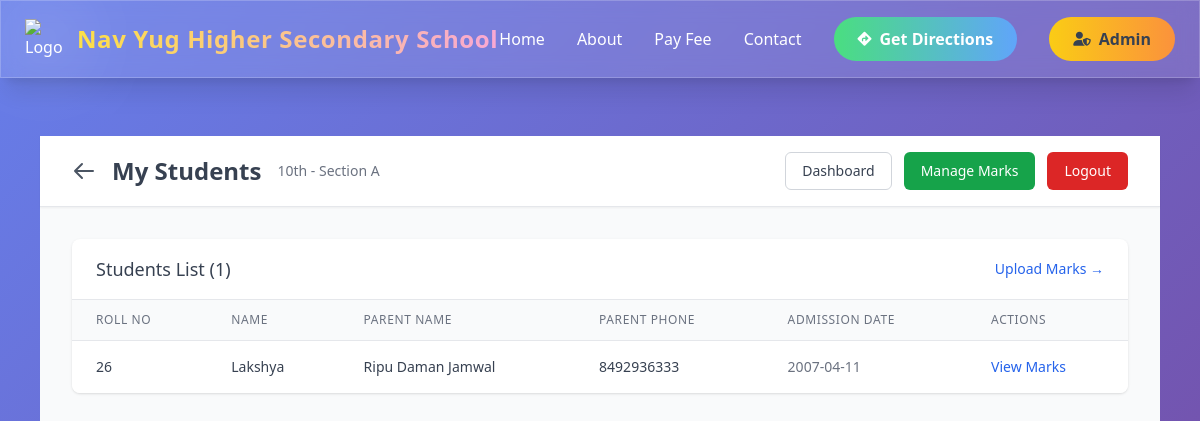
/teacher/students (signed in), run on the app's committed database.
### app.py (models this page shows, shortened)
class Teacher(db.Model):
    id = db.Column(db.Integer, primary_key=True)
    teacher_id = db.Column(db.String(50), unique=True, nullable=False)
    name = db.Column(db.String(120), nullable=False)
    password = db.Column(db.String(120), nullable=False)
    assigned_class = db.Column(db.String(50), nullable=False)
    assigned_section = db.Column(db.String(10), nullable=False)
    email = db.Column(db.String(120))
    phone = db.Column(db.String(20))
    created_at = db.Column(db.DateTime, default=datetime.utcnow)

class Student(db.Model):
    id = db.Column(db.Integer, primary_key=True)
    admission_number = db.Column(db.String(50), unique=True, nullable=False)
    roll_no = db.Column(db.String(20), unique=True, nullable=False)
    name = db.Column(db.String(120), nullable=False)
    student_class = db.Column(db.String(50), nullable=False)
    section = db.Column(db.String(10), nullable=False)  # A, B, C, etc.
    parent_name = db.Column(db.String(120), nullable=False)
    parent_phone = db.Column(db.String(20), nullable=False)
    admission_date = db.Column(db.Date, nullable=False)

### app.py (the view)
@app.route("/teacher/students")
def teacher_students():
    if not teacher_logged_in():
        return redirect(url_for("admin_login"))
    teacher = get_current_teacher()
    if not teacher:
        flash("Teacher not found.", "danger")
        return redirect(url_for("teacher_logout"))
    students = Student.query.filter_by(
        student_class=teacher.assigned_class,
        section=teacher.assigned_section
    ).order_by(Student.roll_no).all()
    return render_template("teacher_students.html",
                         teacher=teacher,
                         students=students)

### app.py (called while the page is built)
def teacher_logged_in():
    return session.get("teacher_logged_in") == True

def get_current_teacher():
    if teacher_logged_in():
        teacher_id = session.get("teacher_id")
        return Teacher.query.filter_by(teacher_id=teacher_id).first()
    return None

### templates/teacher_students.html (shortened to what this page needs)
{% extends "base.html" %}
{% block content %}
<div class="min-h-screen bg-gray-50">
  <div class="bg-white shadow-sm border-b border-gray-200">
    <div class="max-w-7xl mx-auto px-4 sm:px-6 lg:px-8">
      <div class="flex justify-between items-center py-4">
        <div class="flex items-center space-x-4">
          <a href="{{ url_for('teacher_dashboard') }}" class="text-gray-600 hover:text-gray-700">
            <svg class="w-6 h-6" fill="none" stroke="currentColor" viewBox="0 0 24 24">
              <path stroke-linecap="round" stroke-linejoin="round" stroke-width="2" d="M10 19l-7-7m0 0l7-7m-7 7h18"></path>
            </svg>
          </a>
          <h1 class="text-2xl font-bold text-gray-700">My Students</h1>
          <span class="text-sm text-gray-500">{{ teacher.assigned_class }} - Section {{ teacher.assigned_section }}</span>
        </div>
        <div class="flex items-center space-x-3">
          <a href="{{ url_for('teacher_dashboard') }}" class="inline-flex items-center px-4 py-2 border border-gray-300 text-sm font-medium rounded-md text-gray-700 bg-white hover:bg-gray-50">
            Dashboard
          </a>
          <a href="{{ url_for('teacher_marks') }}" class="inline-flex items-center px-4 py-2 border border-transparent text-sm font-medium rounded-md text-white bg-green-600 hover:bg-green-700">
            Manage Marks
          </a>
          <a href="{{ url_for('teacher_logout') }}" class="inline-flex items-center px-4 py-2 border border-transparent text-sm font-medium rounded-md text-white bg-red-600 hover:bg-red-700">
            Logout
          </a>
        </div>
      </div>
    </div>
  </div>
  <div class="max-w-7xl mx-auto px-4 sm:px-6 lg:px-8 py-8">
    <div class="bg-white shadow rounded-lg overflow-hidden">
      <div class="px-6 py-4 border-b border-gray-200 flex justify-between items-center">
        <h2 class="text-lg font-medium text-gray-700">Students List ({{ students|length }})</h2>
        <a href="{{ url_for('teacher_marks') }}" class="text-sm text-blue-600 hover:text-blue-900 font-medium">
          Upload Marks →
        </a>
      </div>
      {% if students %}
        <div class="overflow-x-auto">
          <table class="min-w-full divide-y divide-gray-200">
            <thead class="bg-gray-50">
              <tr>
                <th class="px-6 py-3 text-left text-xs font-medium text-gray-500 uppercase tracking-wider">Roll No</th>
                <th class="px-6 py-3 text-left text-xs font-medium text-gray-500 uppercase tracking-wider">Name</th>
                <th class="px-6 py-3 text-left text-xs font-medium text-gray-500 uppercase tracking-wider">Parent Name</th>
                <th class="px-6 py-3 text-left text-xs font-medium text-gray-500 uppercase tracking-wider">Parent Phone</th>
                <th class="px-6 py-3 text-left text-xs font-medium text-gray-500 uppercase tracking-wider">Admission Date</th>
                <th class="px-6 py-3 text-left text-xs font-medium text-gray-500 uppercase tracking-wider">Actions</th>
              </tr>
            </thead>
            <tbody class="bg-white divide-y divide-gray-200">
              {% for student in students %}
              <tr class="hover:bg-gray-50">
                <td class="px-6 py-4 whitespace-nowrap text-sm font-medium text-gray-700">{{ student.roll_no }}</td>
                <td class="px-6 py-4 whitespace-nowrap">
                  <div class="text-sm font-medium text-gray-700">{{ student.name }}</div>
                </td>
                <td class="px-6 py-4 whitespace-nowrap text-sm text-gray-700">{{ student.parent_name }}</td>
                <td class="px-6 py-4 whitespace-nowrap text-sm text-gray-700">{{ student.parent_phone }}</td>
                <td class="px-6 py-4 whitespace-nowrap text-sm text-gray-500">{{ student.admission_date.strftime("%Y-%m-%d") }}</td>
                <td class="px-6 py-4 whitespace-nowrap text-sm font-medium">
                  <a href="{{ url_for('teacher_marks') }}?filter_student={{ student.id }}" class="text-blue-600 hover:text-blue-900">
                    View Marks
                  </a>
                </td>
              </tr>
              {% endfor %}
            </tbody>
          </table>
        </div>
      {% endif %}
    </div>
  </div>
</div>
{% endblock %}

### templates/base.html (style rules this page uses)
html { scroll-behavior: smooth; }
body { background: linear-gradient(135deg, #667eea 0%, #764ba2 100%); min-height: 100vh; position: relative; }
body::before { content: ''; position: fixed; top: 0; left: 0; width: 100%; height: 100%; background-size: cover; z-index: -1; pointer-events: none; }

### data on the page
Teacher: assigned_class "10th", assigned_section "A"
Student: roll_no "26", name "Lakshya", parent_name "Ripu Daman Jamwal", parent_phone "8492936333", admission_date "2007-04-11"

### other printed values
{{ students|length }} "1"
